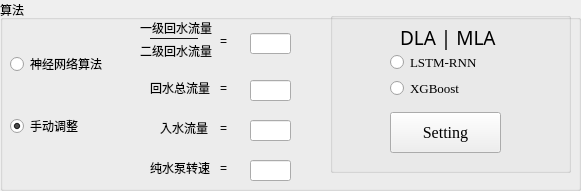
   <widget class="QGroupBox" name="groupBox">
    <property name="geometry">
     <rect>
      <x>10</x>
      <y>440</y>
      <width>581</width>
      <height>191</height>
     </rect>
    </property>
    <property name="title">
     <string>算法</string>
    </property>
    <widget class="QGroupBox" name="groupBox_NeuralNetWork">
     <property name="enabled">
      <bool>true</bool>
     </property>
     <property name="geometry">
      <rect>
       <x>330</x>
       <y>12</y>
       <width>241</width>
       <height>161</height>
      </rect>
     </property>
     <property name="title">
      <string/>
     </property>
     <widget class="QLabel" name="label_5">
      <property name="geometry">
       <rect>
        <x>70</x>
        <y>10</y>
        <width>101</width>
        <height>31</height>
       </rect>
      </property>
      <property name="font">
       <font>
        <family>黑体</family>
        <pointsize>14</pointsize>
       </font>
      </property>
      <property name="text">
       <string>DLA | MLA</string>
      </property>
     </widget>
     <widget class="QPushButton" name="btn_setting">
      <property name="geometry">
       <rect>
        <x>60</x>
        <y>100</y>
        <width>111</width>
        <height>41</height>
       </rect>
      </property>
      <property name="font">
       <font>
        <family>Times New Roman</family>
        <pointsize>12</pointsize>
       </font>
      </property>
      <property name="toolTip">
       <string>&lt;html&gt;&lt;head/&gt;&lt;body&gt;&lt;p&gt;&lt;img src=&quot;:/new/prefix1/Source/setting.png&quot;/&gt;&lt;/p&gt;&lt;/body&gt;&lt;/html&gt;</string>
      </property>
      <property name="styleSheet">
       <string notr="true">image: url(:/new/prefix1/Source/setting.png);</string>
      </property>
      <property name="text">
       <string>Setting</string>
      </property>
      <property name="icon">
       <iconset resource="Resource.qrc">
        <normaloff>:/new/prefix1/Source/setting.png</normaloff>:/new/prefix1/Source/setting.png</iconset>
      </property>
     </widget>
     <widget class="QWidget" name="layoutWidget">
      <property name="geometry">
       <rect>
        <x>60</x>
        <y>40</y>
        <width>101</width>
        <height>46</height>
       </rect>
      </property>
      <layout class="QVBoxLayout" name="verticalLayout_4">
       <item>
        <widget class="QRadioButton" name="rb_BackPropagation">
         <property name="font">
          <font>
           <family>Times New Roman</family>
           <pointsize>10</pointsize>
          </font>
         </property>
         <property name="text">
          <string>LSTM-RNN</string>
         </property>
         <property name="checkable">
          <bool>true</bool>
         </property>
         <property name="checked">
          <bool>false</bool>
         </property>
        </widget>
       </item>
       <item>
        <widget class="QRadioButton" name="rb_convolution">
         <property name="font">
          <font>
           <family>Times New Roman</family>
           <pointsize>10</pointsize>
          </font>
         </property>
         <property name="text">
          <string>XGBoost</string>
         </property>
        </widget>
       </item>
      </layout>
     </widget>
    </widget>
    <widget class="QLabel" name="label_9">
     <property name="geometry">
      <rect>
       <x>140</x>
       <y>40</y>
       <width>81</width>
       <height>21</height>
      </rect>
     </property>
     <property name="text">
      <string>二级回水流量</string>
     </property>
    </widget>
    <widget class="QLabel" name="label_10">
     <property name="geometry">
      <rect>
       <x>140</x>
       <y>17</y>
       <width>81</width>
       <height>21</height>
      </rect>
     </property>
     <property name="text">
      <string>一级回水流量</string>
     </property>
    </widget>
    <widget class="QLabel" name="label_11">
     <property name="geometry">
      <rect>
       <x>150</x>
       <y>30</y>
       <width>51</width>
       <height>16</height>
      </rect>
     </property>
     <property name="text">
      <string>————</string>
     </property>
    </widget>
    <widget class="QLabel" name="label_12">
     <property name="geometry">
      <rect>
       <x>220</x>
       <y>33</y>
       <width>16</width>
       <height>16</height>
      </rect>
     </property>
     <property name="text">
      <string>=</string>
     </property>
    </widget>
    <widget class="QLineEdit" name="edt_beita">
     <property name="geometry">
      <rect>
       <x>250</x>
       <y>33</y>
       <width>41</width>
       <height>21</height>
      </rect>
     </property>
    </widget>
    <widget class="QLabel" name="label_13">
     <property name="geometry">
      <rect>
       <x>150</x>
       <y>77</y>
       <width>61</width>
       <height>21</height>
      </rect>
     </property>
     <property name="text">
      <string>回水总流量</string>
     </property>
    </widget>
    <widget class="QLabel" name="label_14">
     <property name="geometry">
      <rect>
       <x>220</x>
       <y>80</y>
       <width>16</width>
       <height>16</height>
      </rect>
     </property>
     <property name="text">
      <string>=</string>
     </property>
    </widget>
    <widget class="QLineEdit" name="edt_back_flow">
     <property name="geometry">
      <rect>
       <x>250</x>
       <y>80</y>
       <width>41</width>
       <height>21</height>
      </rect>
     </property>
    </widget>
    <widget class="QLabel" name="label_15">
     <property name="geometry">
      <rect>
       <x>160</x>
       <y>117</y>
       <width>61</width>
       <height>21</height>
      </rect>
     </property>
     <property name="text">
      <string>入水流量</string>
     </property>
    </widget>
    <widget class="QLabel" name="label_16">
     <property name="geometry">
      <rect>
       <x>220</x>
       <y>120</y>
       <width>16</width>
       <height>16</height>
      </rect>
     </property>
     <property name="text">
      <string>=</string>
     </property>
    </widget>
    <widget class="QLineEdit" name="edt_inlet_flow">
     <property name="geometry">
      <rect>
       <x>250</x>
       <y>120</y>
       <width>41</width>
       <height>21</height>
      </rect>
     </property>
    </widget>
    <widget class="QWidget" name="layoutWidget">
     <property name="geometry">
      <rect>
       <x>10</x>
       <y>20</y>
       <width>101</width>
       <height>151</height>
      </rect>
     </property>
     <layout class="QVBoxLayout" name="verticalLayout_5">
      <item>
       <widget class="QRadioButton" name="rb_NeuralNetwork">
        <property name="text">
         <string>神经网络算法</string>
        </property>
       </widget>
      </item>
      <item>
       <widget class="QRadioButton" name="rb_handle">
        <property name="text">
         <string>手动调整</string>
        </property>
        <property name="checkable">
         <bool>true</bool>
        </property>
        <property name="checked">
         <bool>true</bool>
        </property>
       </widget>
      </item>
     </layout>
    </widget>
    <widget class="QLabel" name="label_18">
     <property name="geometry">
      <rect>
       <x>220</x>
       <y>160</y>
       <width>16</width>
       <height>16</height>
      </rect>
     </property>
     <property name="text">
      <string>=</string>
     </property>
    </widget>
    <widget class="QLabel" name="label_20">
     <property name="geometry">
      <rect>
       <x>150</x>
       <y>157</y>
       <width>61</width>
       <height>21</height>
      </rect>
     </property>
     <property name="text">
      <string>纯水泵转速</string>
     </property>
    </widget>
    <widget class="QLineEdit" name="edt_rpump">
     <property name="geometry">
      <rect>
       <x>250</x>
       <y>160</y>
       <width>41</width>
       <height>21</height>
      </rect>
     </property>
    </widget>
   </widget>
